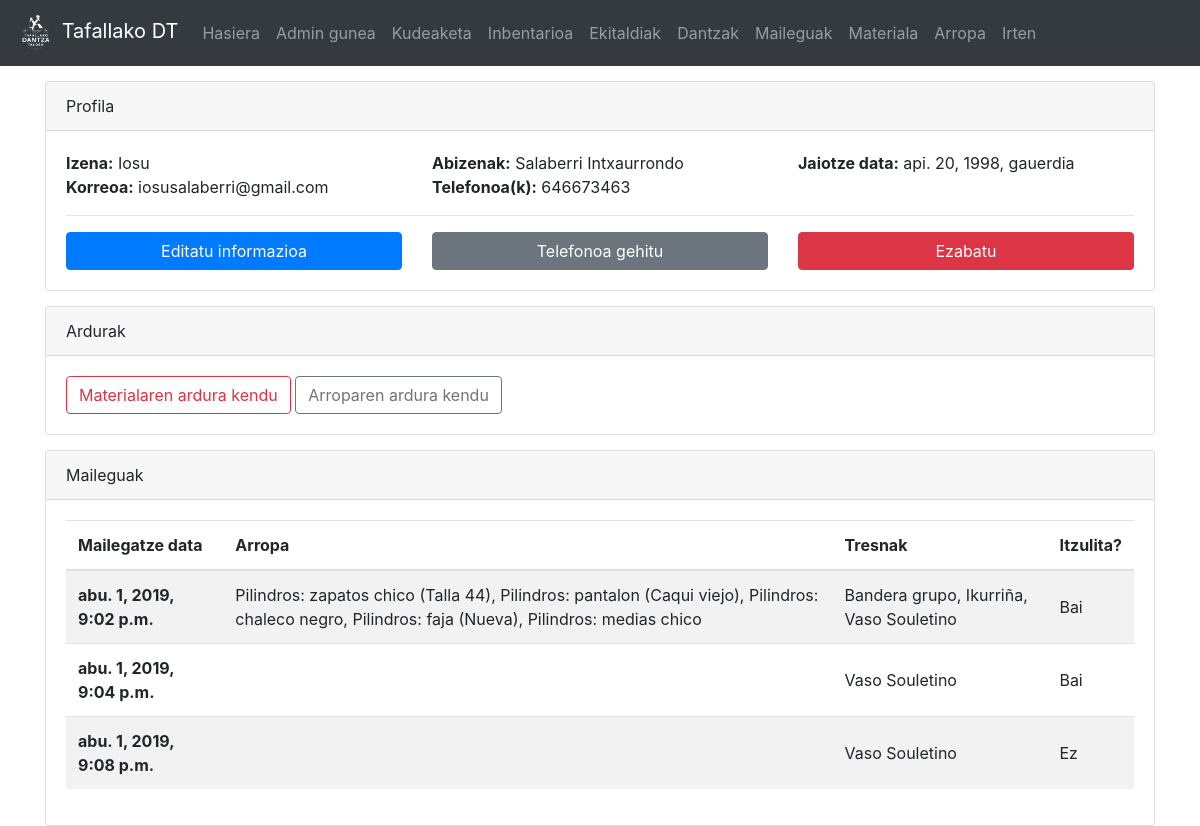
Page /dantzari/9/ (signed in) on the earlier database version.
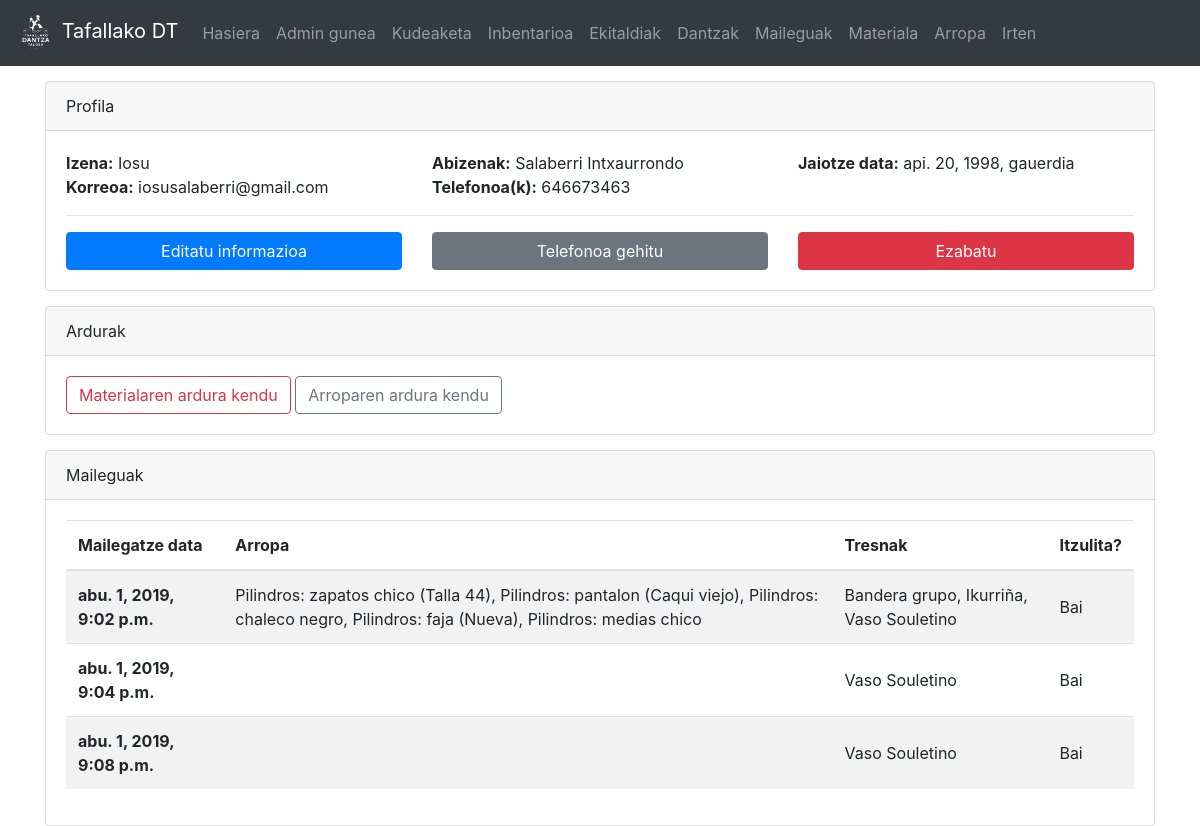
Same page on the later database version.
### dantza/models.py (models this page shows, shortened)
class Mailegua(models.Model):
	dantzari = models.ForeignKey(Dantzaria, on_delete=models.CASCADE)
	materiala = models.ManyToManyField(Tresna, blank=True)
	arropa = models.ManyToManyField(Arropa, blank=True)
	mailegatze_data = models.DateTimeField('mailegatze data')
	itzulita = models.BooleanField(default=False)
	dantza_taldea = models.CharField(max_length=200, blank=True)

class Tresna(models.Model):
	material_mota = models.ForeignKey(Materiala, on_delete=models.CASCADE)
	mailegatua = models.BooleanField(default=False)
	def __str__(self):
		return self.material_mota.mota

class Materiala(models.Model):
	mota = models.CharField(max_length=50)

### dantza/views.py (the view)
# urls.py: path(r'dantzari/<int:dtz_id>/', views.profile, name='profile'),
@login_required(login_url='/login')
def profile(request, dtz_id):
	d = Dantzaria.objects.get(pk=dtz_id)
	if request.method == 'POST':
		if 'izena' in request.POST:
			newU = request.POST['izena']
			d.izena = newU
			newA = request.POST['abizenak']
			d.abizenak = newA
			newD = request.POST['jaio']
			d.jaiotze_data = newD
			newE = request.POST['email']
			d.email = newE
			d.save()
		elif 'tel' in request.POST:
			newT = request.POST['tel']
			telefono = Telefono(zenbakia=newT, dantzari=d)
			telefono.save()
		return HttpResponseRedirect('/dantzari/'+ str(dtz_id))
	else:
		if 'ma' in request.GET:
			user = User.objects.get(username=d.user.username)
			group = Group.objects.get(name='material_arduradunak')
			user.groups.add(group)
			return HttpResponseRedirect('/dantzari/'+ str(dtz_id))
		elif 'n_ma' in request.GET:
			user = User.objects.get(username=d.user.username)
			group = Group.objects.get(name='material_arduradunak')
			group.user_set.remove(user)
			return HttpResponseRedirect('/dantzari/'+ str(dtz_id))
		elif 'aa' in request.GET:
			user = User.objects.get(username=d.user.username)
			group = Group.objects.get(name='arropa_arduradunak')
			user.groups.add(group)
			return HttpResponseRedirect('/dantzari/'+ str(dtz_id))
		elif 'n_aa' in request.GET:
			user = User.objects.get(username=d.user.username)
			group = Group.objects.get(name='arropa_arduradunak')
			group.user_set.remove(user)
			return HttpResponseRedirect('/dantzari/'+ str(dtz_id))
		elif 'del' in request.GET:
			User.objects.filter(username=d.user.username).delete()
			return HttpResponseRedirect('/')
	return render(request,'dantza/profile.html',{'d':d})

### dantza/models.py (called while the page is built)
	def telefonoak(self):
		t_list = Telefono.objects.filter(dantzari=self)
		return ', '.join(str(e.zenbakia) for e in t_list)

	def mailegu_lista(self):
		return Mailegua.objects.filter(dantzari=self)

	def is_materialArduraduna(self):
		return self.user.groups.filter(name='material_arduradunak').exists()

	def is_arropaArduraduna(self):
		return self.user.groups.filter(name='arropa_arduradunak').exists()

	def __str__(self):
		if self.deskribapena != '':
			return self.mota.mota + ' (' + self.deskribapena + ')'
		else:
			return self.mota.mota

### dantza/templatetags/auth_extras.py (called while the page is built)
@register.filter(name='has_group')
def has_group(user, group_name):
    return user.groups.filter(name=group_name).exists()

### templates/dantza/profile.html (shortened to what this page needs)
{% extends "dantza/base.html" %}
{% block edukia %}
<div class="container">
	<div class="card" style="margin-top:15px; margin-bottom:15px;">
		<div class="card-header">
			Profila
		</div>
		<div class="card-body">
			{% if 'edit' in request.GET %}
				<form method="POST">
					{% csrf_token %}
					<div class="row">
						<div class="col-md-6">
							<div class="form-group">
								<label for="izena">Izena</label>
								<input  type="text" class="form-control" id="izena" name="izena" value="{{ d.izena }}"/>
							</div>
						</div>
						<div class="col-md-6">
							<div class="form-group">
								<label for="jaio">Jaiotze data</label>
								<input  type="date" class="form-control" id="jaio" name="jaio"/>
								<script>
									var y = {{ d.jaiotze_data.year }};
									var m = {{ d.jaiotze_data.month }};
									var d ={{ d.jaiotze_data.day }};
									document.getElementById('jaio').valueAsDate = new Date(y,m-1,d);
								</script>
							</div>
						</div>
					</div>
					<div class="form-group">
						<label for="abizenak">Abizenak</label>
						<input  type="text" class="form-control" id="abizenak" name="abizenak" value="{{ d.abizenak }}"/>
					</div>
					<div class="form-group">
						<label for="email">Korreoa</label>
						<input required type="email" class="form-control" id="email" name="email" value="{{ d.email }}"/>
					</div>
					<hr>
					<input type="submit" class="btn btn-primary" value="Editatu"/><a href="/dantzari/{{ d.pk }}/" style="margin-left: 5px" class="btn btn-secondary">Atzera</a>
				</form>
			{% else %}
				<div class="row">
					<div class="col-md-4">
						<b>Izena:</b> {{ d.izena }}
					</div>
					<div class="col-md-4">
						<b>Abizenak:</b> {{ d.abizenak }}
					</div>
					<div class="col-md-4">
						<b>Jaiotze data:</b> {{ d.jaiotze_data }}
					</div>
					<div class="col-md-4">
						<b>Korreoa:</b> {{ d.email }}
					</div>
					<div class="col-md-8">
						<b>Telefonoa(k):</b> {{ d.telefonoak }}
					</div>
				</div>
				<hr>
				<div class="row">
					<div class="col-md-4">
						<a href="?edit" class="btn btn-primary btn-block">Editatu informazioa</a>
					</div>
					<div class="col-md-4">
						<a href="?new_tel" class="btn btn-secondary btn-block">Telefonoa gehitu</a>
					</div>
					{% if request.user.is_superuser %}
					<div class="col-md-4">
						<a href="?del" class="btn btn-danger btn-block">Ezabatu</a>
					</div>
					{% endif %}
				</div>
			{% endif %}
		</div>
	</div>
	<div class="card">
		<div class="card-header">Ardurak</div>
		<div class="card-body">
	{% if request.user.is_superuser %}
		{% if not d.is_materialArduraduna %}
			<a href="?ma" class="btn btn-outline-danger">Material arduraduna izendatu</a>
		{% else %}
			<a href="?n_ma" class="btn btn-outline-danger">Materialaren ardura kendu</a>
		{% endif %}
		{% if not d.is_arropaArduraduna %}
			<a href="?aa" class="btn btn-outline-secondary">Arropa arduraduna izendatu</a>
		{% else %}
			<a href="?n_aa" class="btn btn-outline-secondary">Arroparen ardura kendu</a>
		{% endif %}
	{% endif %}
		</div>
	</div>
	<div class="card" style="margin-top:15px;">
		<div class="card-header">
			Maileguak
		</div>
		<div class="card-body">
			{% if d.mailegu_lista|length == 0 %}
				Oraindik ez da mailegurik egin.
			{% else %}
			<div class="table-responsive">
			<table class="table table-hover table-striped">
			  <thead>
				<tr>
				  <th scope="col">Mailegatze data</th>
				  <th scope="col">Arropa</th>
				  <th scope="col">Tresnak</th>
					<th scope="col">Itzulita?</th>
				</tr>
			  </thead>
			  <tbody>
				{% for m in d.mailegu_lista %}
					<tr>
					  <th scope="row" style="vertical-align:middle;">{{ m.mailegatze_data }}</th>
					  <td style="vertical-align:middle;">{{ m.arropa.all|join:", " }}</td>
						<td style="vertical-align:middle;">{{ m.materiala.all|join:", " }}</td>
						<td style="vertical-align:middle;">{% if m.itzulita %}Bai{% else %}Ez{% endif %}</td>
				  </tr>
				{% endfor %}
				  </tbody>
			</table>
			</div>
			{% endif %}
		</div>
	</div>
</div>
{% endblock edukia %}

Differences in the rows shown:
changed Mailegua "abu. 1, 2019, 9:08 p.m.": itzulita "Ez" → "Bai"
